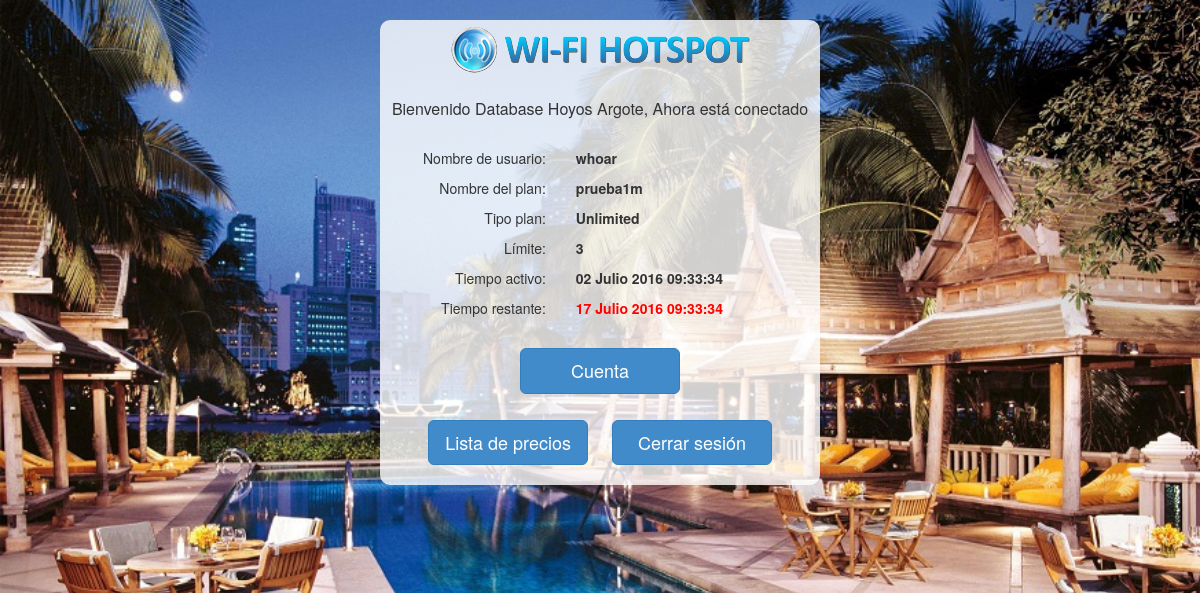
Page /index.php (signed in) on the committed database.
### tables this page shows
CREATE TABLE `tbl_user` (
  `id_user` int(5) NOT NULL,
  `nama_user` varchar(30) NOT NULL,
  `username` varchar(30) NOT NULL,
  `password` varchar(40) NOT NULL,
  `telp` varchar(15) NOT NULL
);

CREATE TABLE `tbl_billing` (
  `id_billing` int(5) NOT NULL,
  `jenis` varchar(10) NOT NULL,
  `jenispaket` varchar(10) NOT NULL,
  `id_user` int(5) NOT NULL,
  `id_paket` int(5) NOT NULL,
  `daftar` date NOT NULL,
  `expire` date NOT NULL,
  `jam` time NOT NULL,
  `status` varchar(10) NOT NULL,
  `id_admin` int(5) DEFAULT NULL
);

CREATE TABLE `tbl_paket` (
  `id_paket` int(5) NOT NULL,
  `jenis` varchar(15) NOT NULL,
  `nama_paket` varchar(40) NOT NULL,
  `harga` varchar(10) NOT NULL,
  `rate` varchar(10) NOT NULL,
  `masa_aktiv` varchar(5) NOT NULL,
  `limit` varchar(15) NOT NULL
);

### index.php (called while the page is built, shortened)
<?php
	require "system/language.php";
	require "system/library.php";
	require "theme/header.php";
	$page = "home";
	require "content/{$page}.php";
	require "theme/footer.php";
?>

### system/language.php (called while the page is built, shortened)
<?php
$lang_welcome 		= "Bienvenido";
$lang_logout 		= "Cerrar sesión";
$lang_username		= "Nombre de usuario";
$lang_date_act 		= "Tiempo activo";
$lang_date_exp		= "Tiempo restante";
$lang_name_pack		= "Nombre del plan";
$lang_type			= "Tipo plan";
$lang_limit			= "Límite";
$lang_now_logged	= "Ahora está conectado";
$lang_account		= "Cuenta";
$lang_price_list	= "Lista de precios";
?>

### system/library.php (called while the page is built, shortened)
<?php
function tgl_indo($tgl){
	$tanggal = substr($tgl,8,2);
	$bulan = getBulan(substr($tgl,5,2));
	$tahun = substr($tgl,0,4);
	return $tanggal.' '.$bulan.' '.$tahun;
}
function getBulan($bln){
	switch ($bln){
	case 7:
		return "Julio";
		break;
	}
}
?>

### content/home.php (the view, shortened to what this page needs)
<?php
$id_user = $_SESSION['idUser'];
?>
            <div class="alpha-back">
               <img class="img-responsive img-center" src="theme/images/logo.png">
               <br>
               <h3 class="panel-title"><?php echo $lang_welcome;?> <?php echo $_SESSION['nama'];?>, <?php echo $lang_now_logged;?></h3>
				<?php
					$home1=mysql_query("SELECT * FROM tbl_billing,tbl_paket WHERE tbl_billing.id_paket=tbl_paket.id_paket AND tbl_billing.id_user='$id_user'");
					$user=mysql_query("SELECT * FROM tbl_user WHERE id_user='$id_user'");
					$jml = mysql_num_rows($home1);
					if ($jml > 0){
						$h = mysql_fetch_array($home1);
						$u = mysql_fetch_array($user);
					echo "<div class='panel-body'><b><?php echo $lang_info_acc;?></b></div>
							<div class='row'>
							<div class='col-xs-5'>
							<p style='text-align:right'>$lang_username:</p>
							<p style='text-align:right'>$lang_name_pack:</p>
							<p style='text-align:right'>$lang_type:</p>
							<p style='text-align:right'>$lang_limit:</p>
							<p style='text-align:right'>$lang_date_act:</p>
							<p style='text-align:right'>$lang_date_exp:</p>
						  </div>";
						echo "<div class='col-xs-7'>
						<p style='text-align:left'><b>$u[username]</b></p>
						<p style='text-align:left'><b>$h[nama_paket]</b></p>
						<p style='text-align:left'><b>$h[jenispaket]</b></p>
						<p style='text-align:left'><b>$h[limit]</b></p>
						<p style='text-align:left'><b>". tgl_indo($h['daftar'])." $h[jam]</b></p>
						<p style='text-align:left'><b><font color='red'>". tgl_indo($h['expire'])." $h[jam]</font></b></p>
						<br></div></div>";
					}else{
						echo "<div class='panel-body'><b>$lang_info_new1</b></div>
						<div class='row'>$lang_info_new2<br><br></div>";
					}
				  ?>
               <div class="row">
					<p><a class="btn btn-primary btn-lg" role="button" href="?page=profile"><?php echo $lang_account;?></a></p>
					<p>
						<a style="margin:10px 10px 10px 10px" class="btn btn-primary btn-lg" role="button" href="?page=harga"><?php echo $lang_price_list;?></a>
						<a style="margin:10px 10px 10px 10px" class="btn btn-primary btn-lg" role="button" href="logout.php"><?php echo $lang_logout;?></a>
					</p>
                  </div>
               </div>
			   <br>
            </div>
            <p class="error-message"></p>
            <br><br>

### theme/css/style.css (style rules this page uses)
html,body { height:100%; }
body { padding-top: 20px; padding-bottom: 0px; background-color: #eee; }
.body-background { background: url('../images/background.jpg') no-repeat center center fixed; -webkit-background-size: cover; -moz-background-size: cover; -o-background-size: cover; background-size: cover; }
.error-message { color:#C04343; font-weight:bold; text-align: center; padding-top:10px; }
.img-responsive.img-center { margin: 0 auto; }
.alpha-back { background: rgb(255, 255, 255); background: rgba(255, 255, 255, 0.8); filter:progid:DXImageTransform.Microsoft.gradient(startColorstr=#99FFFFFF, endColorstr=#C8FFFFFF); -ms-filter: "progid:DXImageTransform.Microsoft.gradient(startColorstr=#99FFFFFF, endColorstr=#C8FFFFFF); -moz-border-radius:10px; border-radius:10px; }
.btn-lg { margin-bottom: 6px; }

### rows in the picture
tbl_user: username "whoar"
tbl_billing: id_paket.nama_paket "prueba1m", jenispaket "Unlimited", id_paket.limit "3", daftar "02 Julio 2016", jam "09:33:34", expire "17 Julio 2016"

### other values in the picture
$lang_welcome "Bienvenido"
$_SESSION['nama'] "Database Hoyos Argote"
$lang_now_logged "Ahora está conectado"
$lang_username "Nombre de usuario"
$lang_name_pack "Nombre del plan"
$lang_type "Tipo plan"
$lang_limit "Límite"
$lang_date_act "Tiempo activo"
$lang_date_exp "Tiempo restante"
$lang_account "Cuenta"
$lang_price_list "Lista de precios"
$lang_logout "Cerrar sesión"
